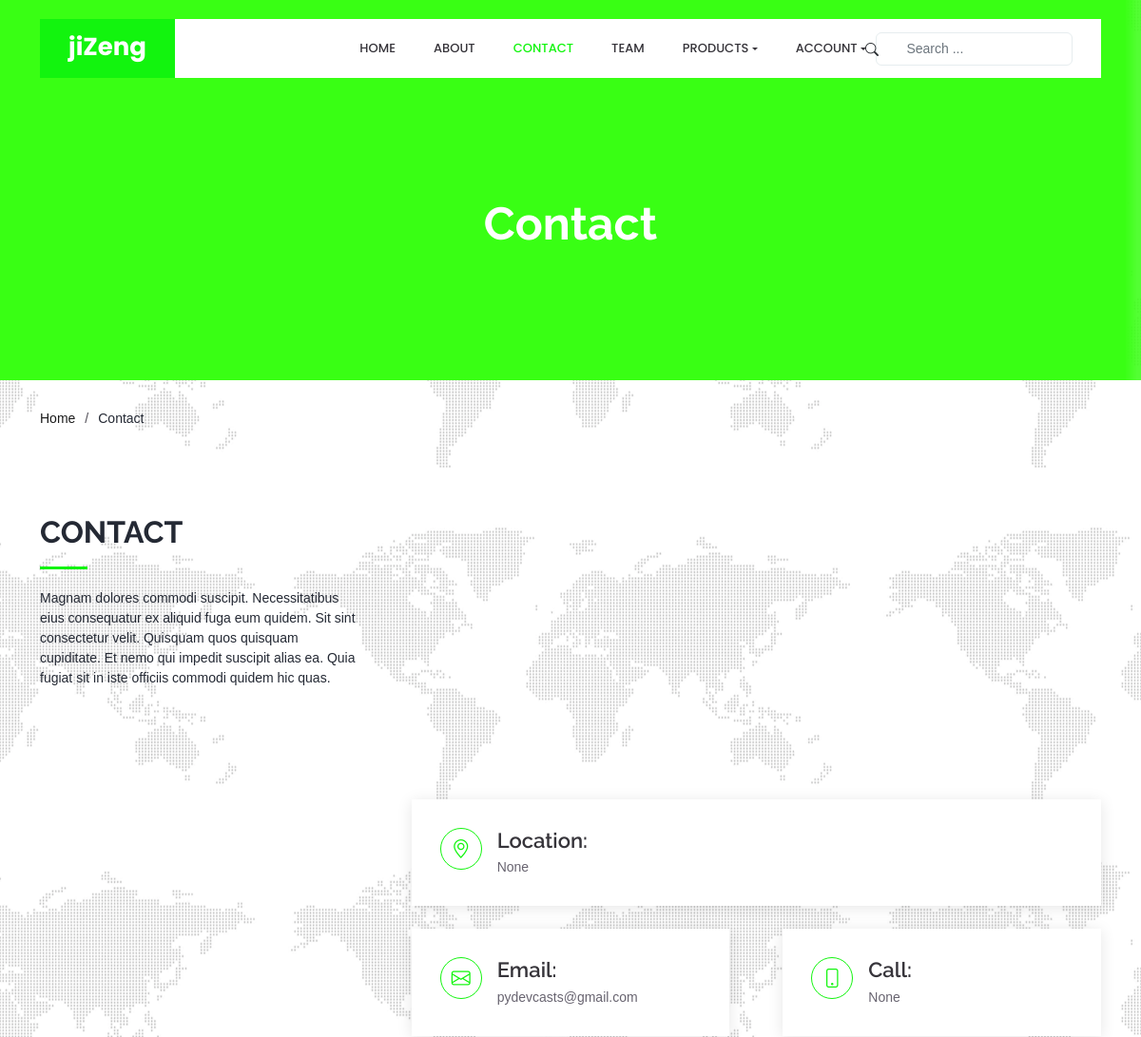
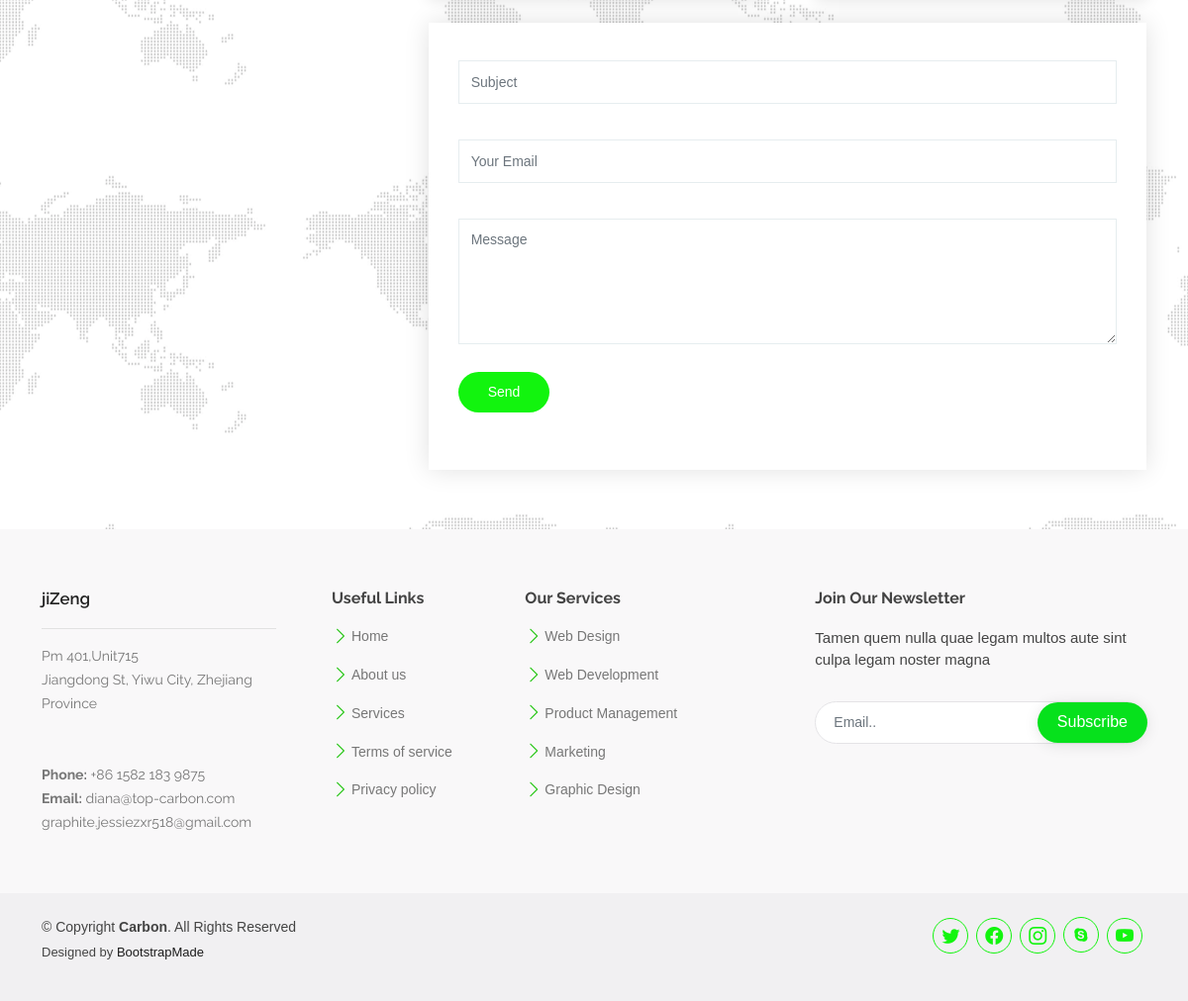
The page /contact/create/ on the database its author committed (2 pictures, top to bottom).
### accounts/models.py (models this page shows, shortened)
class User(AbstractUser):
    username = None
    email = models.EmailField(unique=True, validators = [validate_email])
    mobile = models.CharField(max_length = 12, validators= [validate_phone_number])
    USERNAME_FIELD = 'email'
    REQUIRED_FIELDS = []
    objects = UserManager()
    class Meta:
        verbose_name = "user"
        verbose_name_plural = "users"

### users/models.py (models this page shows, shortened)
class Profile(TimeStampedMixin):
    user = models.OneToOneField(User, related_name="profile", on_delete=models.CASCADE)
    avatar = models.ImageField(upload_to="avatar/%Y/%m/%d",  null=True, blank=True)
    birthday = models.DateField(null=True, blank=True)
    code = models.CharField(validators=[validate_national_code], blank=True, null = True, max_length= 20)
    phone = models.IntegerField(null=True, blank=True)
    address = models.CharField(max_length=255, null=True, blank=True)
    zip = models.CharField(max_length=30, null=True, blank=True,validators=[validate_postal_code])
    instagram = models.URLField(blank = True, null = True)
    whatsapp = models.URLField(blank = True, null = True)
    linkedin = models.URLField(blank = True, null = True)
    about = models.TextField(null = True, blank = True)
    class Meta:
        verbose_name = "profile"
        verbose_name_plural = "profiles"

### contact/views.py (the view, shortened to what this page needs)
class CreateContactView(SuccessMessageMixin , CreateView):
    def get(self, request, **kwargs):
        user = User.objects.get(email = "pydevcasts@gmail.com", is_active = True, is_superuser = True)
        address = Location.objects.all().last()
        location = geocoder.osm(address)
        lat = location.lat
        lng = location.lng
        country = location.country
        map = folium.Map(location=[19,-12], zoom_start=2)
        folium.Marker([lat,lng],tooltip="click for more",popup = country).add_to(map)
        map = map._repr_html_()
        return render(request, 'frontend/contact/index.html',
                        {'map':map, 'segment': 'contact', 'user':user,"title": "contact"}
                        )

### templates/frontend/contact/index.html (shortened to what this page needs)
{% extends 'frontend/shared/index.html' %}
{% load static %}
{% block content %}
{% include 'frontend/partials/_header.html' %}
<section id="breadcrumbs" class="breadcrumbs">
  <div class="container">
    <div class="d-flex justify-content-between align-items-center">
      <ol>
        <li><a href="{% url 'product:product_and_category' %}">Home</a></li>
        <li>Contact</li>
      </ol>
    </div>
  </div>
</section>
<section id="contact" class="contact">
  <div class="container">
    <div class="row">
      <div class="col-lg-4 aos-init aos-animate" data-aos="fade-right">
        <div class="section-title">
          <h2>Contact</h2>
          <p>Magnam dolores commodi suscipit. Necessitatibus eius consequatur ex aliquid fuga eum quidem. Sit sint
            consectetur velit. Quisquam quos quisquam cupiditate. Et nemo qui impedit suscipit alias ea. Quia fugiat sit
            in iste officiis commodi quidem hic quas.</p>
        </div>
      </div>
      <div class="col-lg-8 aos-init aos-animate" data-aos="fade-up" data-aos-delay="100">
        <iframe style="border:0; width: 100%; height: 270px;" src="https://www.google.com/maps/embed?pb=!1m14!1m8!1m3!1d12097.433213460943!2d-74.0062269!3d40.7101282!3m2!1i1024!2i768!4f13.1!3m3!1m2!1s0x0%3A0xb89d1fe6bc499443!2sDowntown+Conference+Center!5e0!3m2!1smk!2sbg!4v1539943755621" frameborder="0" allowfullscreen=""></iframe>
        <div class="info mt-4">
          <i class="bi bi-geo-alt"></i>
          <h4>Location:</h4>
          <p>{{ user.profile.address }}</p>
        </div>
        <div class="row">
          <div class="col-lg-6 mt-4">
            <div class="info">
              <i class="bi bi-envelope"></i>
              <h4>Email:</h4>
              <p>{{ user.email }}</p>
            </div>
          </div>
          <div class="col-lg-6">
            <div class="info w-100 mt-4">
              <i class="bi bi-phone"></i>
              <h4>Call:</h4>
              <p>{{ user.profile.phone }}</p>
            </div>
          </div>
        </div>
        <form class="php-email-form mt-4" method="POST"  action="{% url 'contact:contact-create' %}" enctype="multipart/form-data">
          <div class="row">
            <div class="form-group mt-2">
              <input type="text" class="form-control "  name="subject" id="subject" placeholder="Subject">
            </div>
            <div class="form-group mt-2">
              <input type="email" class="form-control "  name="email" id="email" placeholder="Your Email"  >
            </div>
          </div>
          <div class="form-group mt-2">
            <textarea class="form-control "  name="content" rows="5" placeholder="Message"></textarea>
          </div>
          <div class="form-group mt-2">
            <button type="submit">Send</button>
          </div>
        </form>
      </div>
    </div>
  </div>
</section>
{% endblock %}

### templates/frontend/shared/index.html (shortened to what this page needs)
{% include 'frontend/includes/_head.html' %}
{% include 'frontend/includes/_header.html' %}
<body>
  {% block content %}{% endblock %}
    {% include 'frontend/includes/_footer.html' %}
    {% include 'frontend/includes/_script.html' %}

### templates/frontend/includes/_head.html (shortened to what this page needs)
{% load static %}
<!DOCTYPE html>
<html lang="en">
<head>
  <link href="{% static '/assets/frontend/vendor/aos/aos.css' %}" rel="stylesheet">
  <link href="{% static '/assets/frontend/vendor/bootstrap/css/bootstrap.min.css' %}" rel="stylesheet">
  <link href="{% static '/assets/frontend/vendor/bootstrap-icons/bootstrap-icons.css' %}" rel="stylesheet">
  <link href="{% static '/assets/frontend/vendor/boxicons/css/boxicons.min.css' %}" rel="stylesheet">
  <link href="{% static '/assets/frontend/vendor/glightbox/css/glightbox.min.css' %}" rel="stylesheet">
  <link href="{% static '/assets/frontend/vendor/remixicon/remixicon.css' %}" rel="stylesheet">
  <link href="{% static '/assets/frontend/vendor/swiper/swiper-bundle.min.css' %}" rel="stylesheet">
  <link href="{% static '/assets/frontend/css/style.css' %}" rel="stylesheet">
  <link href="{% static '/assets/frontend/css/product-details.css' %}" rel="stylesheet">
  <link href="{% static '/assets/frontend/css/login.css' %}" rel="stylesheet">
</head>

### templates/frontend/includes/_header.html (shortened to what this page needs)
  <header id="header" class="fixed-top d-flex align-items-center">
    <div class="container">
      <div class="header-container d-flex align-items-center justify-content-between">
        <div class="logo">
          <h1 class="text-light"><a href="{% url 'product:product_and_category' %}"><span>jiZeng</span></a></h1>
        </div>
        <nav id="navbar" class="navbar">
          <ul>
            <li><a class="nav-link scrollto {% if request.resolver_match.url_name == 'product_and_category' %}active{% endif %}" href="{% url 'product:product_and_category' %}"> Home</a></li>
            <li><a class="nav-link scrollto {% if request.resolver_match.url_name == 'about-carbon' %}active{% endif %}" href="{% url 'about:about-carbon' %}">About</a></li>
            <li><a class="nav-link scrollto {% if request.resolver_match.url_name == 'contact-create' %}active{% endif %}" href="{% url 'contact:contact-create' %}">Contact</a></li>
            <li><a class="nav-link scrollto {% if request.resolver_match.url_name == 'team-carbon' %}active{%endif%}" href="{% url 'team:team-carbon' %}">Team</a></li>
            <li class="nav-item dropdown"><a class="nav-link dropdown-toggle" href="#" id="navbarDropdown" role="button" data-bs-toggle="dropdown" aria-expanded="false">PRODUCTS</a>
            </li>
            {% if user.is_authenticated %}
            {% if user.is_superuser %}
            <li class="nav-item dropdown"><a class="nav-link dropdown-toggle" href="#" id="navbarDropdown" role="button" data-bs-toggle="dropdown" aria-expanded="false">Account</a>
            </li>
              {% endif %}
            {% endif %}
            <form class="form-inline justify-content-center" method = "GET" action="/search/">
              <input class="form-control" name="q" id="q" placeholder="     Search ..." type="text">
              <button class="btn m-5 my-sm-0 nav_search-btn" type="submit">
                <i class="bi bi-search"></i>
              </button>
            </form>
          </ul>
        </nav>
      </div>
    </div>
  </header>

### templates/frontend/partials/_header.html
<section id="hero" class="d-flex align-items-center">
  <div class="container text-center position-relative" data-aos="fade-in" data-aos-delay="200">
    <h1>{{ title |capfirst }}</h1>
  </div>
</section>

### templates/frontend/includes/_footer.html (shortened to what this page needs)
        <footer id="footer">
            <div class="footer-top">
              <div class="container">
                <div class="row">
                  <div class="col-lg-3 col-md-6 footer-contact">
                    <h3>jiZeng</h3>
                    <p>
                     Pm 401,Unit715 <br>
                      Jiangdong St, Yiwu City, Zhejiang Province<br>
                       <br><br>
                      <strong>Phone:</strong> +86 1582 183 9875<br>
                      <strong>Email:</strong> diana@top-carbon.com  graphite.jessiezxr518@gmail.com<br>
                    </p>
                  </div>
                  <div class="col-lg-2 col-md-6 footer-links">
                    <h4>Useful Links</h4>
                    <ul>
                      <li><i class="bi bi-chevron-right"></i> <a href="#">Home</a></li>
                      <li><i class="bi bi-chevron-right"></i> <a href="#">About us</a></li>
                      <li><i class="bi bi-chevron-right"></i></i> <a href="#">Services</a></li>
                      <li><i class="bi bi-chevron-right"></i></i> <a href="#">Terms of service</a></li>
                      <li><i class="bi bi-chevron-right"></i></i> <a href="#">Privacy policy</a></li>
                    </ul>
                  </div>
                  <div class="col-lg-3 col-md-6 footer-links">
                    <h4>Our Services</h4>
                    <ul>
                      <li><i class="bi bi-chevron-right"></i> <a href="#">Web Design</a></li>
                      <li><i class="bi bi-chevron-right"></i> <a href="#">Web Development</a></li>
                      <li><i class="bi bi-chevron-right"></i> <a href="#">Product Management</a></li>
                      <li><i class="bi bi-chevron-right"></i> <a href="#">Marketing</a></li>
                      <li><i class="bi bi-chevron-right"></i> <a href="#">Graphic Design</a></li>
                    </ul>
                  </div>
                  <div class="col-lg-4 col-md-6 footer-newsletter">
                    <h4>Join Our Newsletter</h4>
                    <p>Tamen quem nulla quae legam multos aute sint culpa legam noster magna</p>
                    {% include 'frontend/partials/_subscribe.html' %}
                  </div>
                </div>
              </div>
            </div>
             <div class="container d-md-flex py-4">
               <div class="me-md-auto text-center text-md-start">
                 <div class="copyright">
                  &copy; Copyright <strong><span>Carbon</span></strong>. All Rights Reserved
                </div>
                <div class="credits">
                   Designed by <a href="https://bootstrapmade.com/">BootstrapMade</a>
                </div>
              </div>
               <div class="social-links text-center text-md-right pt-3 pt-md-0 py-4">
                <a href="#" class="twitter"><i class="bi bi-twitter"></i></a>
                <a href="#" class="facebook"><i class="bi bi-facebook"></i></a>
                <a href="#" class="instagram"><i class="bi bi-instagram"></i></a>
                <a href="#" class="google-plus"><i class="bx bxl-skype"></i></a>
                <a href="#" class="youtube"><i class="bi bi-youtube"></i></a>
              </div>
            </div>
          </footer>

### templates/frontend/partials/_subscribe.html (shortened to what this page needs)
<form  method="post" action ="{% url 'product:product_and_category' %}">
        <input type="email" class="form-control" placeholder="Email.." name="subscriber"  autocomplete="off">
        <input type="submit" value="Subscribe">
</form>

### templates/frontend/includes/_script.html (shortened to what this page needs)
{% load static %}
</body>
</html>

### media/static/assets/frontend/css/product-details.css (style rules this page uses)
* { box-sizing: border-box }
body { font-family: Verdana, sans-serif; margin: 0; background-image: url("../img/dotted-world-map-white-background-vector-illustration_541075-471.webp"); background-repeat: repeat; background-attachment: fixed; }

### media/static/assets/frontend/css/login.css (style rules this page uses)
body { font-size: 14px; overflow-x: hidden; font-family: "Montserrat", sans-serif; color: #242934; background-color: #f5f7fb; }
* { -webkit-box-sizing: border-box; box-sizing: border-box; }
a { text-decoration: none; }
section { display: block; }
.form-group { margin-bottom: 20px; }
ul { padding-left: 0px; list-style-type: none; margin-bottom: 0; padding-right: 0px; }
.row > div { position: relative; }
[class*="col-"] { position: relative; }
.btn { right: 127px; top: 4px; position: absolute; font-size: 14px; padding: 0.375rem 1.75rem; font-weight: 600; }
.form-control, .form-select { background-color: #fff; font-size: 14px; border-color: #e6edef; color: #717171; }

### rows shown on the page
User: profile.address "None", email "pydevcasts@gmail.com", profile.phone "None"

### other values the page prints
{{ title |capfirst }} "Contact"
